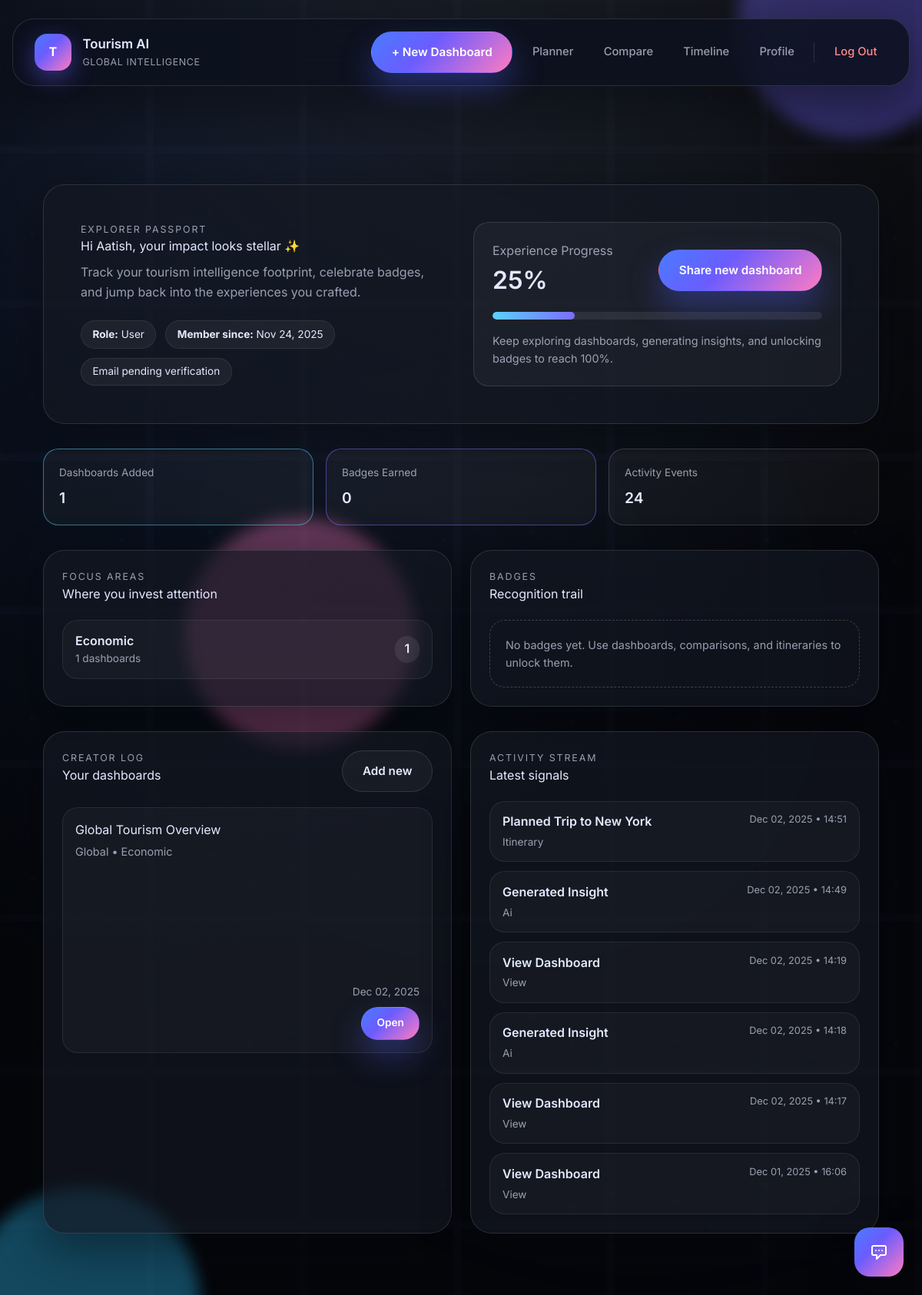
Screenshot of /profile (signed in) with the database file from the repository.
### project/models/user.py (models this page shows, shortened)
class User(UserMixin, db.Model):
    __tablename__ = 'users'
    id = db.Column(db.Integer, primary_key=True)
    username = db.Column(db.String(64), unique=True, index=True)
    email = db.Column(db.String(120), unique=True, index=True)
    password_hash = db.Column(db.String(128))
    role = db.Column(db.String(20), default='User') # User, Pro, Admin, Super Admin
    is_verified = db.Column(db.Boolean, default=False)
    created_at = db.Column(db.DateTime, default=datetime.utcnow)
    badges = db.relationship('UserBadge', backref='user', lazy='dynamic')
    dashboards = db.relationship('Dashboard', backref='creator', lazy='dynamic')
    timeline_events = db.relationship('Timeline', backref='user', lazy='dynamic')

### project/models/dashboard.py (models this page shows)
class Dashboard(db.Model):
    __tablename__ = 'dashboards'
    id = db.Column(db.Integer, primary_key=True)
    title = db.Column(db.String(128))
    embed_url = db.Column(db.String(512)) # Power BI Embed URL
    country = db.Column(db.String(64))
    category = db.Column(db.String(64))
    tags = db.Column(db.String(256))
    user_id = db.Column(db.Integer, db.ForeignKey('users.id'))
    created_at = db.Column(db.DateTime, default=datetime.utcnow)
    is_public = db.Column(db.Boolean, default=True)
    insights = db.relationship('Insight', backref='dashboard', lazy='dynamic')
    feedbacks = db.relationship('Feedback', backref='dashboard', lazy='dynamic')

class Timeline(db.Model):
    __tablename__ = 'timeline'
    id = db.Column(db.Integer, primary_key=True)
    user_id = db.Column(db.Integer, db.ForeignKey('users.id'))
    action = db.Column(db.String(128)) # View Dashboard, Earned Badge, etc.
    category = db.Column(db.String(50))
    timestamp = db.Column(db.DateTime, default=datetime.utcnow)
    metadata_json = db.Column(db.Text) # Store extra details like dashboard_id in JSON

### project/routes/main.py (the view)
@main.route('/profile')
@login_required
def profile():
    dashboard_count = current_user.dashboards.count()
    timeline_count = current_user.timeline_events.count()
    badge_count = current_user.badges.count()
    recent_dashboards = (
        current_user.dashboards.order_by(Dashboard.created_at.desc()).limit(4).all()
    )
    recent_activity = (
        current_user.timeline_events.order_by(Timeline.timestamp.desc()).limit(6).all()
    )
    badge_rows = (
        db.session.query(UserBadge, Badge)
        .join(Badge, UserBadge.badge_id == Badge.id)
        .filter(UserBadge.user_id == current_user.id)
        .order_by(UserBadge.awarded_at.desc())
        .all()
    )
    earned_badges = [
        {
            "name": badge.name,
            "description": badge.description,
            "icon_url": badge.icon_url,
            "awarded_at": link.awarded_at,
        }
        for link, badge in badge_rows
    ]
    category_rows = (
        db.session.query(Dashboard.category, func.count(Dashboard.id))
        .filter(Dashboard.user_id == current_user.id)
        .group_by(Dashboard.category)
        .order_by(func.count(Dashboard.id).desc())
        .limit(3)
        .all()
    )
    category_breakdown = [
        {"category": category or "Uncategorized", "count": count}
        for category, count in category_rows
    ]
    profile_progress = min(
        100,
        max(
            25,
            (dashboard_count * 12)
            + (badge_count * 18)
            + min(40, timeline_count // 2),
        ),
    )
    profile_stats = [
        {"label": "Dashboards Added", "value": dashboard_count, "tone": "primary"},
        {"label": "Badges Earned", "value": badge_count, "tone": "accent"},
        {"label": "Activity Events", "value": timeline_count, "tone": "muted"},
    ]
    return render_template(
        "profile.html",
        profile_stats=profile_stats,
        recent_dashboards=recent_dashboards,
        recent_activity=recent_activity,
        earned_badges=earned_badges,
        category_breakdown=category_breakdown,
        profile_progress=profile_progress,
    )

### project/app.py (called while the page is built)
def create_app(config_class=Config):
    app = Flask(__name__)
    app.config.from_object(config_class)
    db.init_app(app)
    migrate.init_app(app, db)
    login_manager.init_app(app)
    jwt.init_app(app)
    mail.init_app(app)
    socketio.init_app(app)
    cors.init_app(app)
    app.register_blueprint(auth)
    app.register_blueprint(main)
    app.register_blueprint(api)
    @login_manager.user_loader
    def load_user(user_id):
        return User.query.get(int(user_id))
    return app

### project/templates/profile.html
{% extends 'base.html' %}
{% block content %}
<section class="profile-shell">
    <div class="profile-hero">
        <div class="profile-hero__copy">
            <p class="eyebrow">Explorer Passport</p>
            <h1>Hi {{ current_user.username or 'Explorer' }}, your impact looks stellar ✨</h1>
            <p class="profile-hero__lead">
                Track your tourism intelligence footprint, celebrate badges, and jump back into the experiences you crafted.
            </p>
            <div class="profile-meta">
                <span class="meta-chip">
                    <strong>Role:</strong> {{ current_user.role or 'User' }}
                </span>
                <span class="meta-chip">
                    <strong>Member since:</strong>
                    {{ current_user.created_at.strftime('%b %d, %Y') if current_user.created_at else '—' }}
                </span>
                <span class="meta-chip {{ 'verified' if current_user.is_verified else '' }}">
                    {{ 'Verified Account' if current_user.is_verified else 'Email pending verification' }}
                </span>
            </div>
        </div>
        <div class="profile-hero__progress">
            <div class="progress-header">
                <div>
                    <p class="progress-label">Experience Progress</p>
                    <p class="progress-value">{{ profile_progress }}%</p>
                </div>
                <a href="{{ url_for('main.add_dashboard') }}" class="btn btn-primary ripple">Share new dashboard</a>
            </div>
            <div class="progress-track">
                <div class="progress-fill" style="width: {{ profile_progress }}%;"></div>
            </div>
            <p class="progress-helper">
                Keep exploring dashboards, generating insights, and unlocking badges to reach 100%.
            </p>
        </div>
    </div>
    <div class="profile-stats-grid">
        {% for stat in profile_stats %}
            <div class="profile-stat profile-stat--{{ stat.tone }}">
                <p class="stat-label">{{ stat.label }}</p>
                <p class="stat-value">{{ stat.value }}</p>
            </div>
        {% endfor %}
    </div>
    <div class="profile-grid">
        <div class="profile-panel">
            <div class="panel-header">
                <div>
                    <p class="eyebrow">Focus Areas</p>
                    <h2>Where you invest attention</h2>
                </div>
            </div>
            {% if category_breakdown %}
                <ul class="category-breakdown">
                    {% for category in category_breakdown %}
                        <li>
                            <div>
                                <p class="category-name">{{ category.category }}</p>
                                <p class="category-meta">{{ category.count }} dashboards</p>
                            </div>
                            <span class="category-pill">{{ category.count }}</span>
                        </li>
                    {% endfor %}
                </ul>
            {% else %}
                <p class="empty-state">Add dashboards to see a personalised category mix.</p>
            {% endif %}
        </div>
        <div class="profile-panel">
            <div class="panel-header">
                <div>
                    <p class="eyebrow">Badges</p>
                    <h2>Recognition trail</h2>
                </div>
            </div>
            {% if earned_badges %}
                <div class="badge-grid">
                    {% for badge in earned_badges %}
                        <article class="badge-card">
                            <div class="badge-icon">
                                {% if badge.icon_url %}
                                    <img src="{{ badge.icon_url }}" alt="{{ badge.name }}">
                                {% else %}
                                    <span>{{ badge.name[0] }}</span>
                                {% endif %}
                            </div>
                            <div>
                                <h3>{{ badge.name }}</h3>
                                <p>{{ badge.description }}</p>
                                <span class="badge-date">{{ badge.awarded_at.strftime('%b %d, %Y') }}</span>
                            </div>
                        </article>
                    {% endfor %}
                </div>
            {% else %}
                <p class="empty-state">No badges yet. Use dashboards, comparisons, and itineraries to unlock them.</p>
            {% endif %}
        </div>
    </div>
    <div class="profile-grid">
        <div class="profile-panel">
            <div class="panel-header">
                <div>
                    <p class="eyebrow">Creator Log</p>
                    <h2>Your dashboards</h2>
                </div>
                <a href="{{ url_for('main.add_dashboard') }}" class="btn btn-ghost">Add new</a>
            </div>
            {% if recent_dashboards %}
                <div class="dashboard-grid">
                    {% for dashboard in recent_dashboards %}
                        <article class="dashboard-card">
                            <div>
                                <h3>{{ dashboard.title }}</h3>
                                <p>{{ dashboard.country or 'Global' }} • {{ dashboard.category or 'General' }}</p>
                            </div>
                            <div class="dashboard-meta">
                                <span>{{ dashboard.created_at.strftime('%b %d, %Y') }}</span>
                                <a href="{{ url_for('main.dashboard_view', id=dashboard.id) }}" class="btn btn-primary btn-small">Open</a>
                            </div>
                        </article>
                    {% endfor %}
                </div>
            {% else %}
                <p class="empty-state">You haven’t added dashboards yet. Share your first insight today.</p>
            {% endif %}
        </div>
        <div class="profile-panel">
            <div class="panel-header">
                <div>
                    <p class="eyebrow">Activity Stream</p>
                    <h2>Latest signals</h2>
                </div>
            </div>
            {% if recent_activity %}
                <ul class="activity-list">
                    {% for event in recent_activity %}
                        <li>
                            <div>
                                <p class="activity-title">{{ event.action }}</p>
                                <p class="activity-meta">{{ event.category|capitalize }}</p>
                            </div>
                            <span class="activity-date">{{ event.timestamp.strftime('%b %d, %Y • %H:%M') }}</span>
                        </li>
                    {% endfor %}
                </ul>
            {% else %}
                <p class="empty-state">Your future activity will show up here once you start exploring.</p>
            {% endif %}
        </div>
    </div>
</section>
{% endblock %}

### project/templates/base.html (shortened to what this page needs)
<!DOCTYPE html>
<html lang="en">
<head>
    <script src="https://cdn.tailwindcss.com"></script>
    <link rel="stylesheet" href="{{ url_for('static', filename='css/style.css') }}">
</head>
<body class="site-body">
    <div class="scenic-backdrop" aria-hidden="true">
        <span class="orb orb-a"></span>
        <span class="orb orb-b"></span>
        <span class="orb orb-c"></span>
        <div class="gradient-veil"></div>
        <div class="world-map-layer">
            <div class="map-grid"></div>
            <div class="map-glow"></div>
            <div class="map-dots"></div>
        </div>
    </div>
    <nav class="app-nav glass-nav">
        <div class="nav-inner">
            <div class="brand-mark">
                <a href="{{ url_for('main.index') }}" class="brand-link">
                    <div class="brand-icon">T</div>
                    <div class="brand-copy">
                        <span class="brand-title">Tourism AI</span>
                        <span class="brand-tagline">Global Intelligence</span>
                    </div>
                </a>
            </div>
            <div class="nav-actions">
                {% if current_user.is_authenticated %}
                    <a href="{{ url_for('main.add_dashboard') }}" class="btn btn-primary">+ New Dashboard</a>
                    <a href="{{ url_for('main.itinerary') }}" class="nav-link">Planner</a>
                    <a href="{{ url_for('main.compare') }}" class="nav-link">Compare</a>
                    <a href="{{ url_for('main.timeline') }}" class="nav-link">Timeline</a>
                    <a href="{{ url_for('main.profile') }}" class="nav-link">Profile</a>
                    <a href="{{ url_for('auth.logout') }}" class="nav-link critical">Log Out</a>
                {% else %}
                    <a href="{{ url_for('auth.login') }}" class="nav-link emphasised">Log In</a>
                    <a href="{{ url_for('auth.signup') }}" class="btn btn-gradient">Sign Up</a>
                {% endif %}
            </div>
        </div>
    </nav>
    <main class="page-shell">
        {% block content %}{% endblock %}
    </main>
    <div class="fixed bottom-6 right-6 z-50">
        <button id="toggle-chat" class="chat-toggle">
            <svg xmlns="http://www.w3.org/2000/svg" class="h-6 w-6" fill="none" viewBox="0 0 24 24" stroke="currentColor">
                <path stroke-linecap="round" stroke-linejoin="round" stroke-width="2" d="M8 10h.01M12 10h.01M16 10h.01M9 16H5a2 2 0 01-2-2V6a2 2 0 012-2h14a2 2 0 012 2v8a2 2 0 01-2 2h-5l-5 5v-5z" />
            </svg>
        </button>
    </div>
</body>
</html>

### rows the page displays
User: username "Aatish", role "User", created_at "Nov 24, 2025", is_verified "Email pending verification"
Dashboard: title "Global Tourism Overview", country "Global", category "Economic", created_at "Dec 02, 2025"
Timeline: action "Planned Trip to New York", category "Itinerary", timestamp "Dec 02, 2025 • 14:51"
Timeline: action "Generated Insight", category "Ai", timestamp "Dec 02, 2025 • 14:49"
Timeline: action "View Dashboard", category "View", timestamp "Dec 02, 2025 • 14:19"
Timeline: action "Generated Insight", category "Ai", timestamp "Dec 02, 2025 • 14:18"
Timeline: action "View Dashboard", category "View", timestamp "Dec 02, 2025 • 14:17"
Timeline: action "View Dashboard", category "View", timestamp "Dec 01, 2025 • 16:06"

### other values shown
{{ profile_progress }} "25"
{{ stat.label }} "Dashboards Added" "Badges Earned" "Activity Events"
{{ stat.value }} "1" "0" "24"
{{ category.category }} "Economic"
{{ category.count }} "1"
